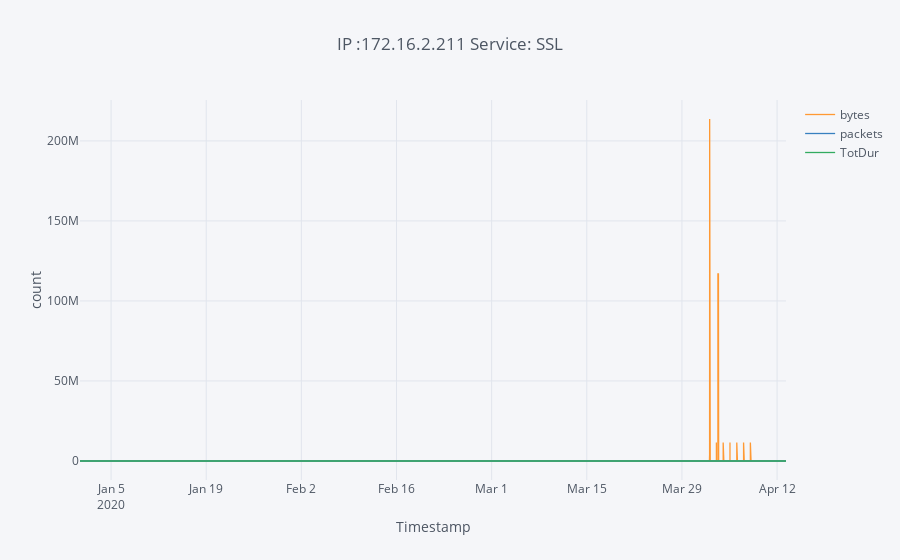

Notebook code for this chart:
### Code cell
### Case:1
testdf = df_test.reset_index()
testdf = testdf[(testdf['SrcAddr']=='172.16.2.90')]
testdf.set_index('ts',inplace=True)
testdf.sort_index(inplace=True)
testdf[['bytes','packets','TotDur']].iplot(yTitle='count',xTitle='Timestamp',title='IP :172.16.2.211 Service: SSL')

### Figure 1 — Plotly figure (JSON) as saved in the notebook; plotly's stock layout.template omitted (floating-point values rounded to 4 significant figures; data arrays with more than 128 entries replaced by an {"elided": "..."} marker saying what was removed)
{"data": [{"line": {"color": "rgba(255, 153, 51, 1.0)", "dash": "solid", "shape": "linear", "width": 1.3}, "mode": "lines", "name": "bytes", "text": "", "type": "scatter", "uid": "3e17330e-e326-40df-8acd-e40d0455eb92", "x": {"elided": "727 str values"}, "y": {"elided": "727 int values"}}, {"line": {"color": "rgba(55, 128, 191, 1.0)", "dash": "solid", "shape": "linear", "width": 1.3}, "mode": "lines", "name": "packets", "text": "", "type": "scatter", "uid": "2979f49a-ae85-4dce-a28d-101f44f56e42", "x": {"elided": "727 str values"}, "y": {"elided": "727 int values"}}, {"line": {"color": "rgba(50, 171, 96, 1.0)", "dash": "solid", "shape": "linear", "width": 1.3}, "mode": "lines", "name": "TotDur", "text": "", "type": "scatter", "uid": "755342d1-ad4e-4d98-92dd-29380e311b62", "x": {"elided": "727 str values"}, "y": {"elided": "727 float values"}}], "layout": {"legend": {"bgcolor": "#F5F6F9", "font": {"color": "#4D5663"}}, "paper_bgcolor": "#F5F6F9", "plot_bgcolor": "#F5F6F9", "title": {"font": {"color": "#4D5663"}, "text": "IP :172.16.2.211 Service: SSL"}, "xaxis": {"gridcolor": "#E1E5ED", "showgrid": true, "tickfont": {"color": "#4D5663"}, "title": {"font": {"color": "#4D5663"}, "text": "Timestamp"}, "zerolinecolor": "#E1E5ED"}, "yaxis": {"gridcolor": "#E1E5ED", "showgrid": true, "tickfont": {"color": "#4D5663"}, "title": {"font": {"color": "#4D5663"}, "text": "count"}, "zerolinecolor": "#E1E5ED"}}}
